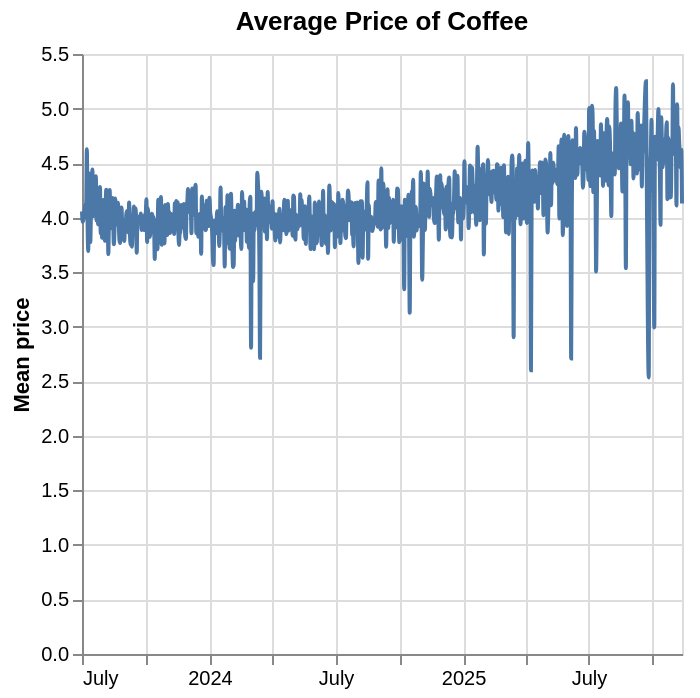

The code cell stored with this chart in its notebook:
### Code cell
_coffee_df = df.query("description == 'COFFEE'")

# This gives us a df with every price observation for frozen fruit products
# But we want the mean price over time

_coffee_avg_df = _coffee_df.groupby(['date']).agg({'price': 'mean'}).reset_index()


alt.Chart(_coffee_avg_df).mark_line(
    interpolate='monotone',
).encode(
    x=alt.X('date:T', title=''),
    y=alt.Y('price:Q', title='Mean price'),
).properties(
    title='Average Price of Coffee',
)

### Figure 1 — Vega-Lite specification as saved in the notebook (floating-point values rounded to 4 significant figures; data arrays with more than 128 entries replaced by an {"elided": "..."} marker saying what was removed)
{"config": {"view": {"continuousWidth": 300, "continuousHeight": 300}}, "data": {"name": "data-bf2c902550491bb9bce979ef02ff9c2b"}, "mark": {"type": "line", "interpolate": "monotone"}, "encoding": {"x": {"field": "date", "title": "", "type": "temporal"}, "y": {"field": "price", "title": "Mean price", "type": "quantitative"}}, "title": "Average Price of Coffee", "$schema": "https://vega.github.io/schema/vega-lite/v6.1.0.json", "datasets": {"data-bf2c902550491bb9bce979ef02ff9c2b": {"elided": "859 records"}}}
